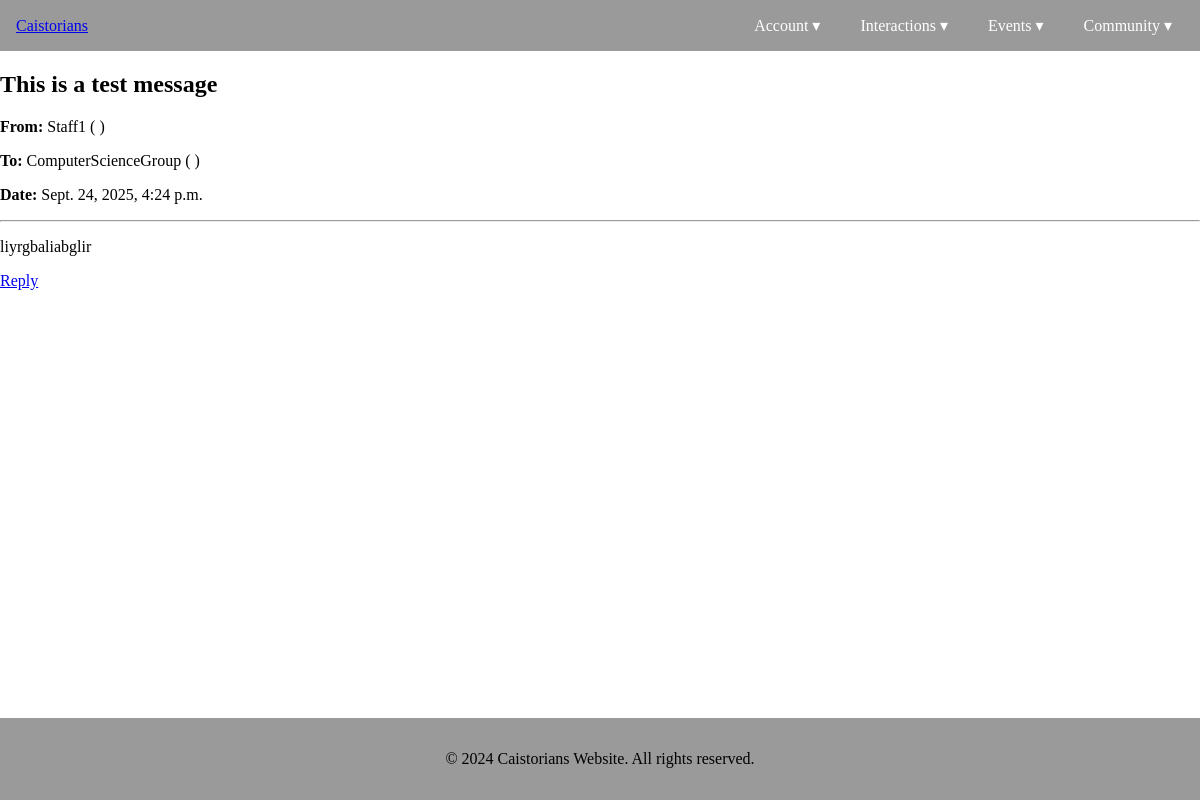
/interactions/2/ (signed in), run on the app's committed database.
### interactions/models.py (models this page shows, shortened)
class Message(models.Model):
    sender = models.ForeignKey(
        settings.AUTH_USER_MODEL,
        on_delete=models.CASCADE,
        related_name="sent_messages"
    )
    recipient = models.ForeignKey(
        settings.AUTH_USER_MODEL,
        on_delete=models.CASCADE,
        related_name="received_messages"
    )
    subject = models.CharField(max_length=200)
    body = models.TextField()
    timestamp = models.DateTimeField(auto_now_add=True)
    is_read = models.BooleanField(default=False)
    class Meta:
        ordering = ["-timestamp"]

### Accounts/models.py (models this page shows)
class User(AbstractUser):
    school = models.ForeignKey(School, on_delete=models.CASCADE, related_name="users", null=True, blank=True)
    graduation_year = models.PositiveIntegerField(null=True, blank=True)
    occupation = models.CharField(max_length=100, blank=True)
    bio = models.TextField(blank=True)
    linkedin_url = models.URLField(blank=True)
    profile_picture = models.ImageField(upload_to='profile_pics/', blank=True, null=True)
    is_staff_account = models.BooleanField(default=False)
    is_superuser_account = models.BooleanField(default=False)
    is_student_account = models.BooleanField(default=False)
    def __str__(self):
        return f"{self.username} ({self.first_name} {self.last_name})"

### interactions/views.py (the view)
# urls.py: path("<int:pk>/", views.message_detail_view, name="detail"),
@login_required
def message_detail_view(request, pk):
    message = get_object_or_404(Message, pk=pk)
    if request.user != message.recipient and request.user != message.sender:
        return redirect("interactions:inbox")
    if request.user == message.recipient:
        message.is_read = True
        message.save()
    return render(request, "interactions/message_detail.html", {"message": message})

### interactions/templates/interactions/message_detail.html
{% extends "Main/base.html" %}
{% block content %}
<h2>{{ message.subject }}</h2>
<p><strong>From:</strong> {{ message.sender }}</p>
<p><strong>To:</strong> {{ message.recipient }}</p>
<p><strong>Date:</strong> {{ message.timestamp }}</p>
<hr>
<p>{{ message.body }}</p>
<a href="{% url 'interactions:compose' %}?to={{ message.sender.username }}&subject={{ message.subject }}">
    Reply
</a>
{% endblock %}

### Main/static/Main/style.css (style rules this page uses)
body { display: flex; flex-direction: column; min-height: 100vh; margin: 0; padding: 0; }

### data on the page
Message: subject "This is a test message", sender "Staff1 ( )", recipient "ComputerScienceGroup ( )", timestamp "Sept. 24, 2025, 4:24 p.m.", body "liyrgbaliabglir"

### other printed values
{{ year|default:2024 }} "2024"
